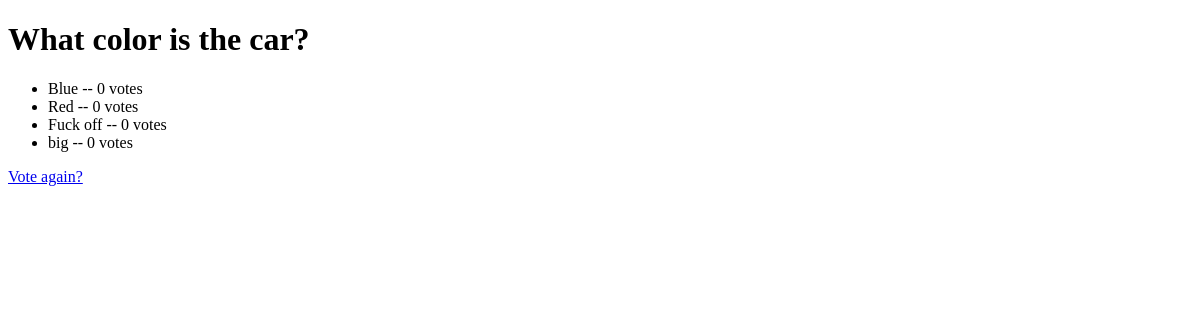
The page /polls/4/results/ on the database as committed earlier.
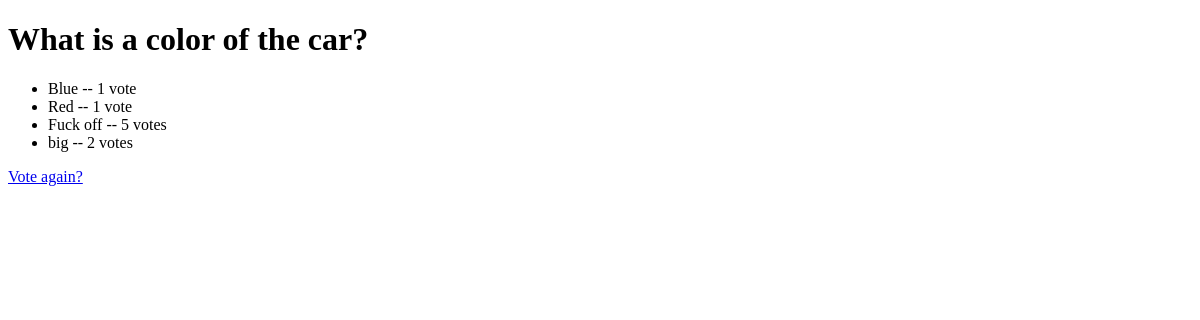
The same page on the database as committed later.
### polls/models.py (models this page shows, shortened)
class Question(models.Model):
    question_text = models.CharField(max_length=200)
    pub_date = models.DateTimeField('date published')

class Choice(models.Model):
    question = models.ForeignKey(Question, on_delete=models.CASCADE)
    choice_text = models.CharField(max_length=200)
    votes = models.IntegerField(default=0)

### polls/views.py (the view)
# urls.py: path('<int:pk>/results/', views.ResultsView.as_view(), name='results'),
class ResultsView(generic.DetailView):
    model = Question
    template_name = 'polls/results.html'

### polls/templates/polls/results.html (shortened to what this page needs)
<!DOCTYPE html>
<html lang="en">
<head>
</head>
<body>
<h1>{{ question.question_text }}</h1>
<ul>
{% for choice in question.choice_set.all %}
    <li>{{ choice.choice_text }} -- {{ choice.votes }} vote{{ choice.votes|pluralize }}</li>
{% endfor %}
</ul>
<a href="{% url 'polls:detail' question.id %}">Vote again?</a>
</body>
</html>

Rows that differ between the two databases and show on the page:
changed Question: question_text "What color is the car?" → "What is a color of the car?"
changed Choice "Blue": votes "0" → "1"
changed Choice "Red": votes "0" → "1"
changed Choice "Fuck off": votes "0" → "5"
changed Choice "big": votes "0" → "2"
